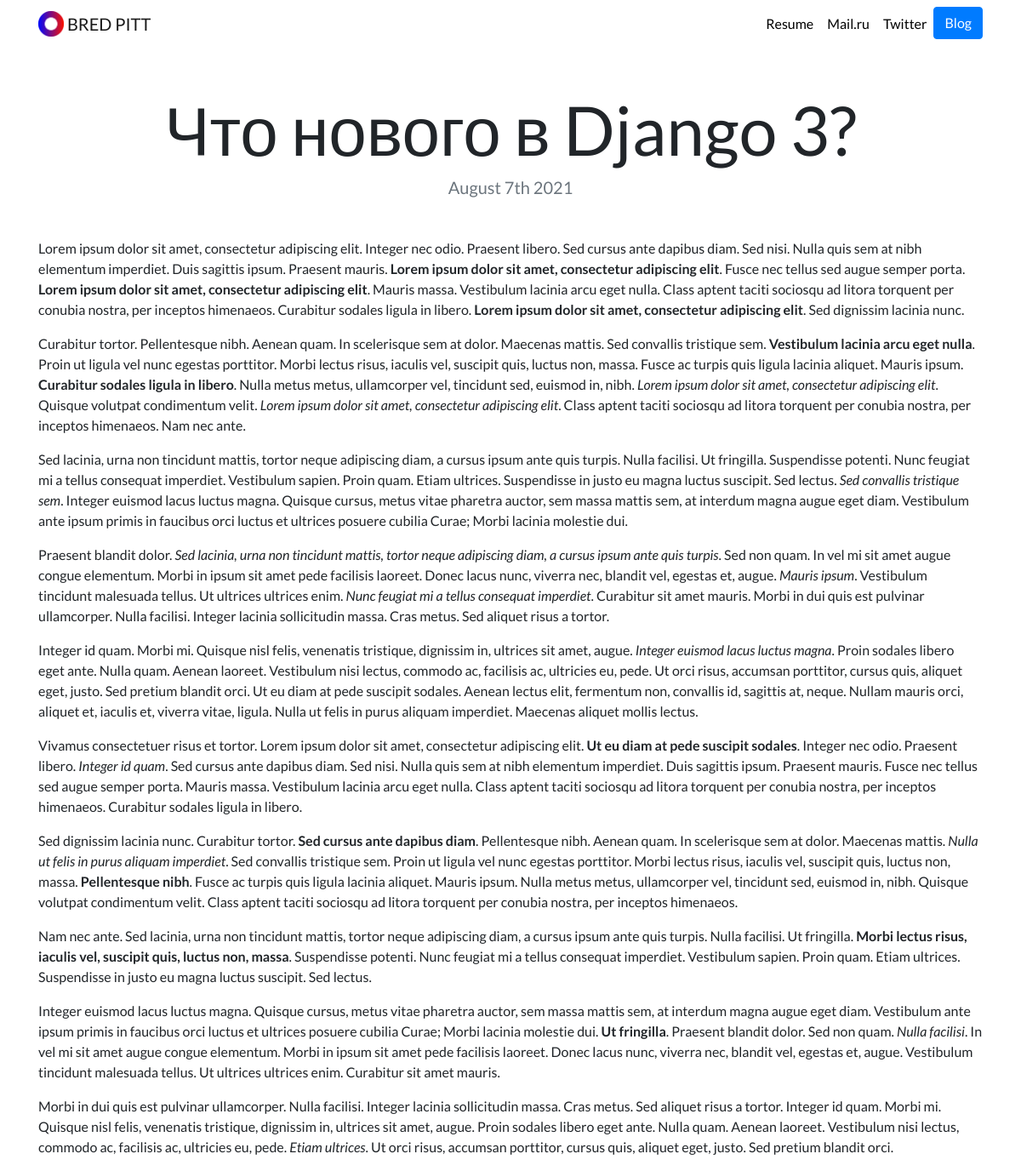
Page /blog/7/ on the committed database.
### blog/models.py (models this page shows, shortened)
class Blog(models.Model):
    title = models.CharField(max_length=200)
    description = models.TextField()
    date = models.DateField()

### blog/views.py (the view)
# urls.py: path('<int:blog_id>/', views.detail, name='detail'),
def detail(request, blog_id):
    blog = get_object_or_404(Blog, pk=blog_id)
    return render(request, 'blog/detail.html', {'blog': blog})

### blog/templates/blog/detail.html
{% extends "portfolio/base.html" %}
{% load static %}
{% block content %}
<h1 class="text-center mt-5" id="blogdetailtitle">{{ blog.title }}</h1>
<h5 class="text-center text-muted mb-5">{{ blog.date|date:'F jS Y' }}</h5>
{{ blog.description|safe }}
{% endblock %}

### portfolio/static/portfolio/custom.css (style rules this page uses)
body { font-family: 'Lato', sans-serif; }
@media (min-width: 992px) { #blogdetailtitle { font-size: 5rem; } }

### rows in the picture
Blog: title "Что нового в Django 3?", date "August 7th 2021", description "Lorem ipsum dolor sit amet, consectetur adipiscing elit. Integer nec odio. Praesent libero. Sed cursus ante dapibus diam. Sed nisi. Nulla quis sem at nibh elementum imperdiet. Duis sagittis ipsum. Praesent mauris. Lorem ipsum dolor sit amet, consectetur adipiscing elit . Fusce nec tellus sed augue semper porta. Lorem ipsum dolor sit amet, consectetur adipiscing elit . Mauris massa. Vestibulum lacinia arcu eget nulla. Class aptent taciti sociosqu ad litora torquent per conubia nostra, per inceptos himenaeos. Curabitur sodales ligula in libero. Lorem ipsum dolor sit amet, consectetur adipiscing elit . Sed dignissim lacinia nunc. Curabitur tortor. Pellentesque nibh. Aenean quam. In scelerisque…"
